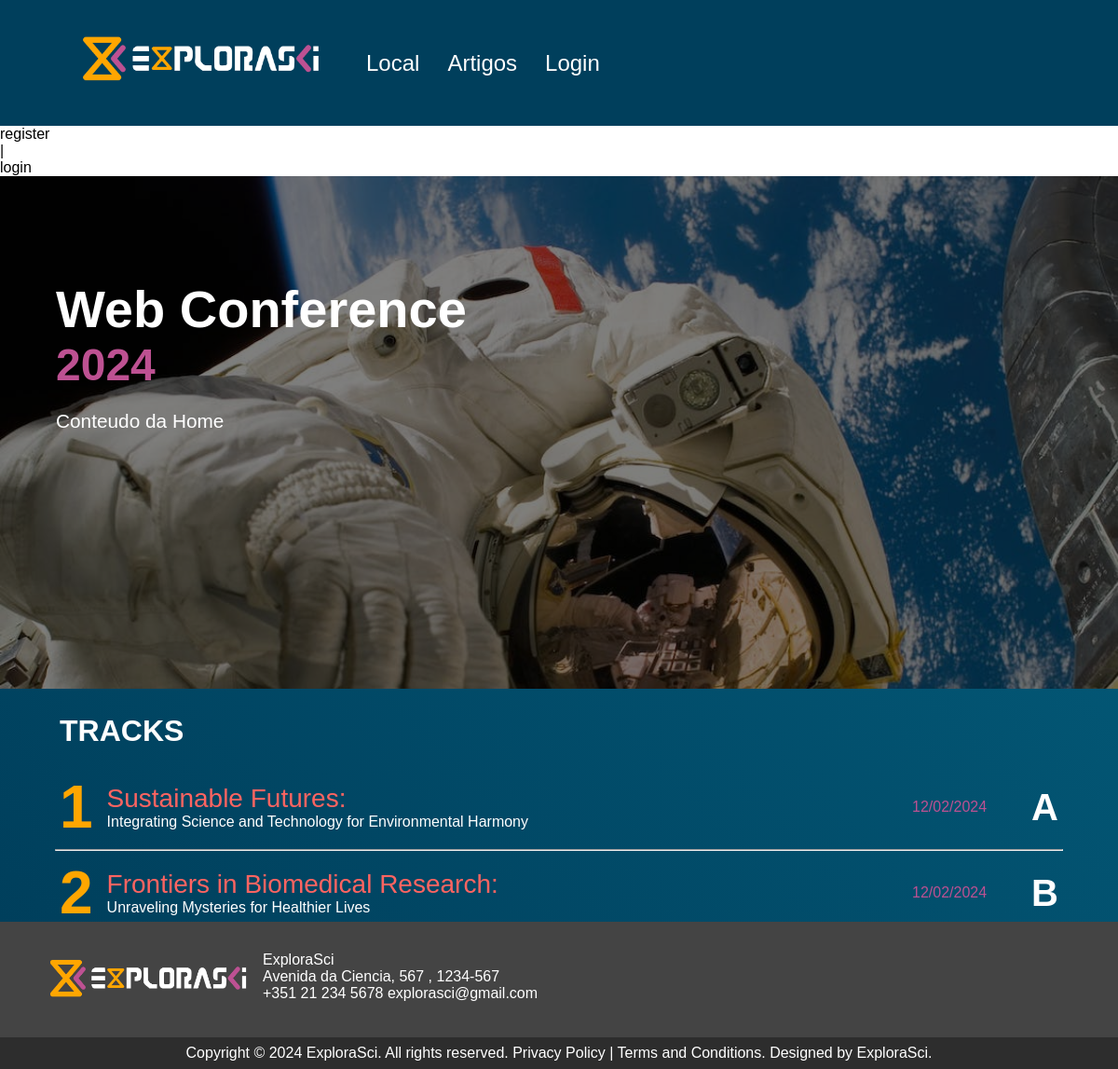
Before: / with the older database file.
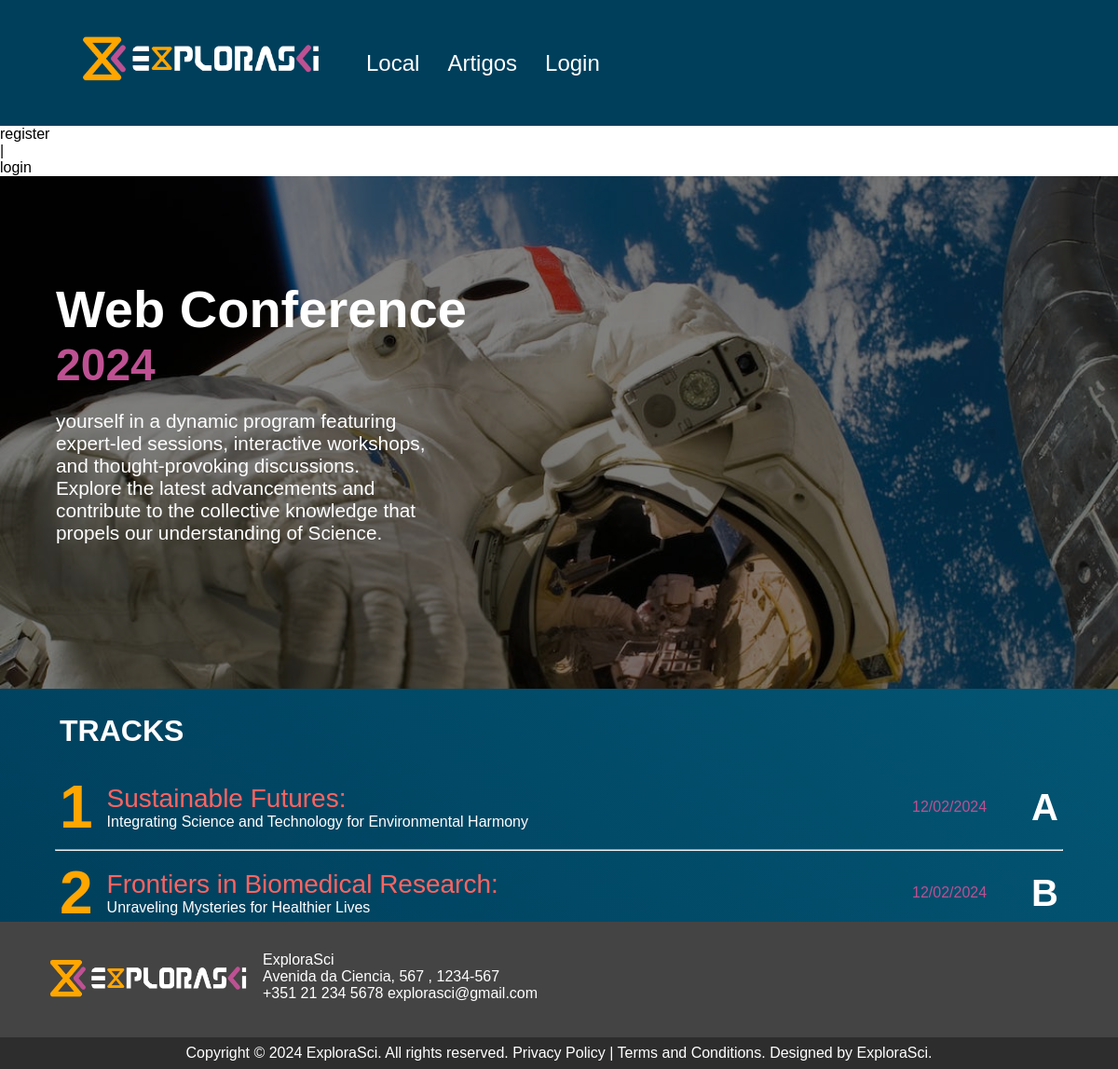
After: the same page with the newer database file.
### tables this page shows
CREATE TABLE `conteudo` (
  `id` int(11) NOT NULL,
  `titulo` varchar(100) NOT NULL,
  `texto` varchar(5000) NOT NULL
);

### content_fetch.php (the view, shortened to what this page needs)
<?php
include("inc/config.inc.php");
$sql = "SELECT texto FROM conteudo";
$result = $db->query($sql);
if ($result) {
    $row = $result->fetch_assoc();
    echo '<p class="description">' . $row["texto"] . '</p>';
} else {
    echo '<p class="description">Error fetching text from the database.</p>';
}
?>

Changed rows visible on the page:
changed conteudo: texto "Conteudo da Home" → "yourself in a dynamic program featuring expert-led sessions, interactive workshops, and thought-provoking discussions. Explore the latest advancements and contribute to the collective knowledge that propels our understanding of Science."
